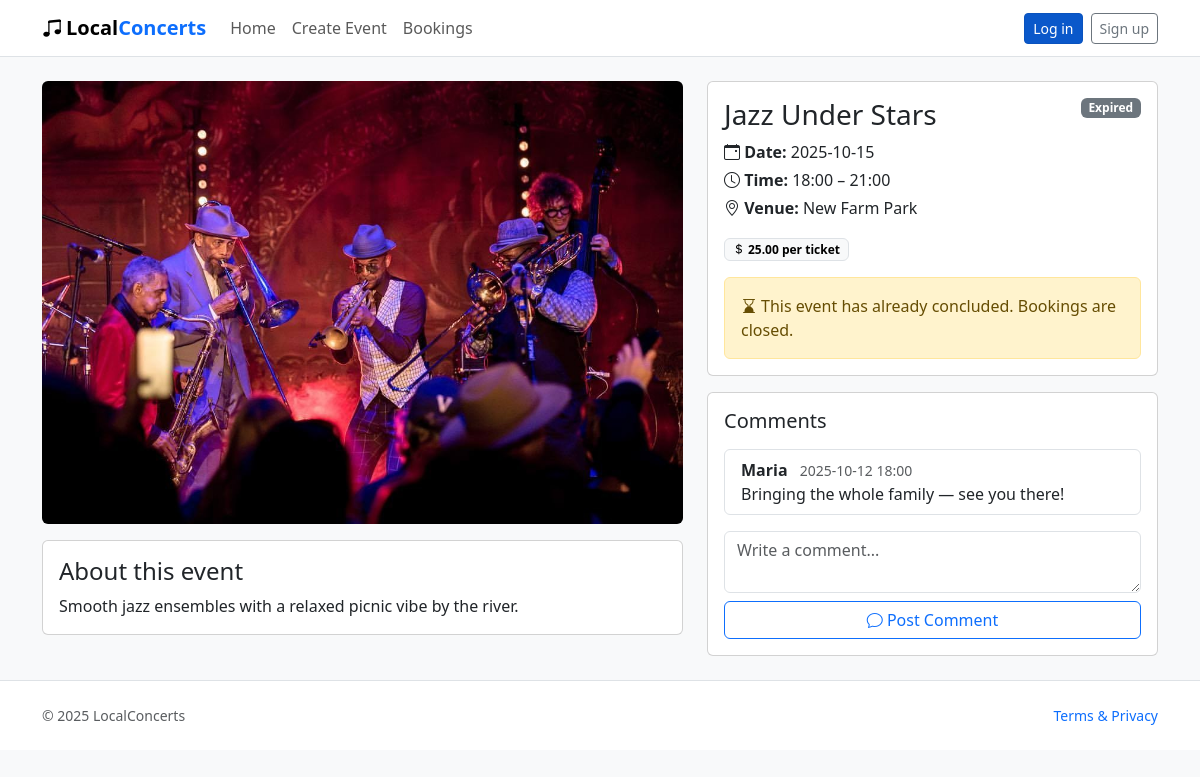
The app's page /events/2, older data.
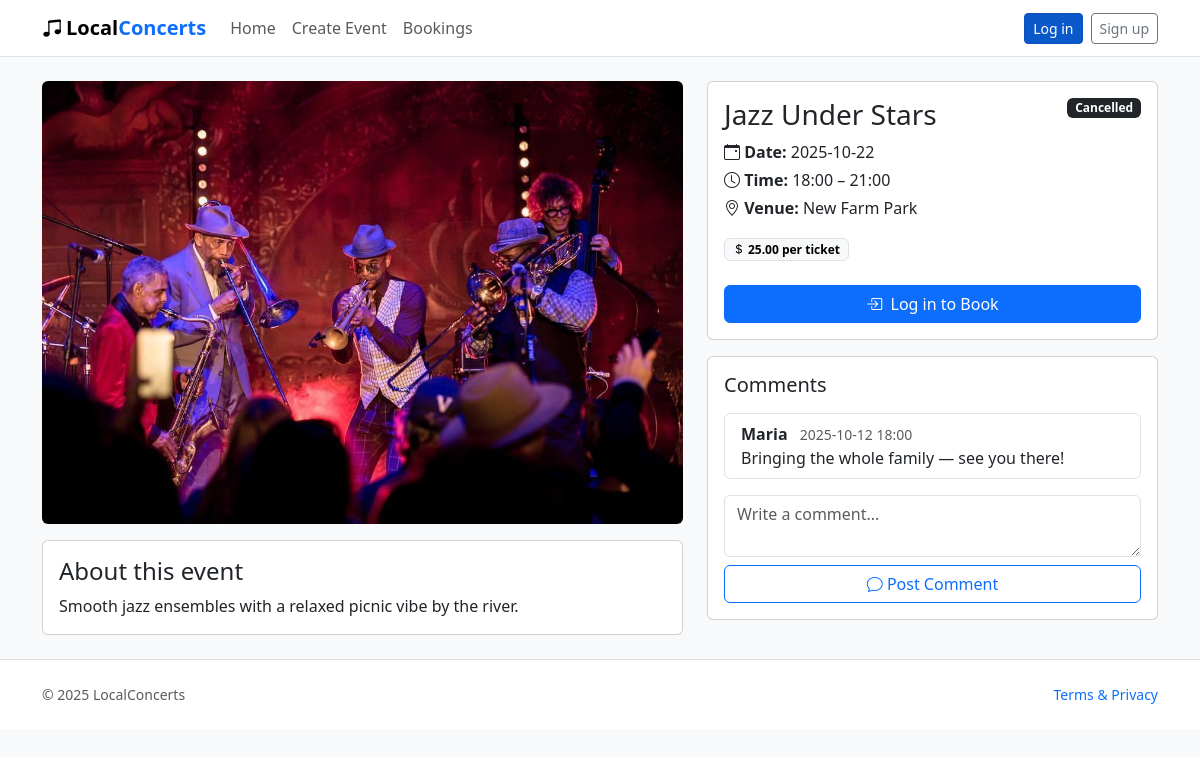
The same page, newer data.
### website/models.py (models this page shows)
class Event(db.Model):
    id = db.Column(db.Integer, primary_key=True)
    title = db.Column(db.String(150), nullable=False)
    venue = db.Column(db.String(150), nullable=False)
    description = db.Column(db.Text, nullable=False)
    start_time = db.Column(db.DateTime, nullable=False)
    end_time = db.Column(db.DateTime, nullable=False)
    price = db.Column(db.Numeric(10, 2), nullable=False, default=0)
    status = db.Column(db.String(40), nullable=False, default='Open')
    category = db.Column(db.String(60))
    image_url = db.Column(db.String(255))
    comments = db.relationship('Comment', back_populates='event', cascade='all, delete-orphan')
    orders = db.relationship('Order', back_populates='event', cascade='all, delete-orphan')
    @property
    def is_expired(self) -> bool:
        reference = self.end_time or self.start_time
        if reference is None:
            return False
        return reference < datetime.utcnow()
    @property
    def display_status(self) -> str:
        base_status = (self.status or '').strip()
        if self.is_expired and base_status.lower() not in {'cancelled', 'expired'}:
            return 'Expired'
        return base_status or 'Open'

class Comment(db.Model):
    id = db.Column(db.Integer, primary_key=True)
    body = db.Column(db.Text, nullable=False)
    created_at = db.Column(db.DateTime, nullable=False, default=datetime.utcnow)
    user_id = db.Column(db.Integer, db.ForeignKey('user.id'), nullable=False)
    event_id = db.Column(db.Integer, db.ForeignKey('event.id'), nullable=False)
    user = db.relationship('User', back_populates='comments')
    event = db.relationship('Event', back_populates='comments')

class User(db.Model, UserMixin):
    id = db.Column(db.Integer, primary_key=True)
    name = db.Column(db.String(80), unique=True, nullable=False)
    email = db.Column(db.String(120), unique=True, nullable=False)
    password_hash = db.Column(db.String(255), nullable=False)
    orders = db.relationship('Order', back_populates='user', cascade='all, delete-orphan')
    comments = db.relationship('Comment', back_populates='user', cascade='all, delete-orphan')

### website/views.py (the view)
@main_bp.route('/events/<int:event_id>')
def event(event_id: int):
    event = db.session.get(Event, event_id)
    if event is None:
        abort(404)
    booking_form = BookingForm()
    image_url = event.image_url
    if image_url:
        if image_url.startswith(('http://', 'https://')):
            resolved_image_url = image_url
        else:
            normalized_path = image_url.lstrip('/')
            if normalized_path.startswith('static/'):
                normalized_path = normalized_path[len('static/'):]
            resolved_image_url = url_for('static', filename=normalized_path)
    else:
        resolved_image_url = url_for('static', filename='img/hero1.jpg')
    return render_template('event.html', event=event, event_image_url=resolved_image_url, booking_form=booking_form)

### website/forms.py
class BookingForm(FlaskForm):
    quantity = SelectField(
        "Tickets",
        choices=[(1, "1"), (2, "2"), (3, "3"), (4, "4"), (5, "5"), (6, "6"), (7, "7"), (8, "8")],
        coerce=int,
        validators=[InputRequired()],
    )
    submit = SubmitField("Book Now")

### website/templates/event.html (shortened to what this page needs)
<!doctype html>
<html lang="en">
<head>
  <link href="https://cdn.jsdelivr.net/npm/bootstrap@5.3.3/dist/css/bootstrap.min.css" rel="stylesheet"/>
  <link href="https://cdn.jsdelivr.net/npm/bootstrap-icons@1.11.3/font/bootstrap-icons.css" rel="stylesheet"/>
  <link rel="stylesheet" href="{{ url_for('static', filename='style/styles.css') }}"/>
</head>
<body>
  <nav class="navbar navbar-expand-lg bg-white border-bottom">
    <div class="container">
      <a class="navbar-brand fw-bold" href="{{ url_for('main.index') }}"><i class="bi bi-music-note-beamed me-1"></i>Local<span>Concerts</span></a>
      <div class="collapse navbar-collapse" id="navMain">
        <ul class="navbar-nav me-auto">
          <li class="nav-item"><a class="nav-link" href="{{ url_for('main.index') }}">Home</a></li>
          <li class="nav-item"><a class="nav-link" href="{{ url_for('main.create_event') }}">Create Event</a></li>
          <li class="nav-item"><a class="nav-link" href="{{ url_for('main.bookings') }}">Bookings</a></li>
        </ul>
        <div class="ms-3 d-flex align-items-center gap-2">
          {% if current_user.is_authenticated %}
            <span class="badge text-bg-success">Signed in as {{ current_user.name }}</span>
            <a class="btn btn-outline-secondary btn-sm" href="{{ url_for('auth.logout') }}">Log out</a>
          {% else %}
            <a class="btn btn-primary btn-sm{% if active_tab != 'register' %} active{% endif %}" aria-current="{{ 'page' if active_tab != 'register' else 'false' }}" href="{{ url_for('auth.login') }}">Log in</a>
            <a class="btn btn-outline-secondary btn-sm{% if active_tab == 'register' %} active{% endif %}" aria-current="{{ 'page' if active_tab == 'register' else 'false' }}" href="{{ url_for('auth.login', tab='register') }}">Sign up</a>
          {% endif %}
        </div>
      </div>
    </div>
  </nav>
  <main class="container py-4">
    <div class="row g-4">
      <div class="col-lg-7">
        <img src="{{ event_image_url }}" alt="{{ event.title }}" class="img-fluid rounded mb-3 w-100">
        <div class="card">
          <div class="card-body">
            <h4 class="card-title">About this event</h4>
            <p class="mb-0">{{ event.description }}</p>
          </div>
        </div>
      </div>
      <div class="col-lg-5">
        <div class="card">
          <div class="card-body">
            <div class="d-flex justify-content-between align-items-start mb-2">
              <h3 class="mb-0">{{ event.title }}</h3>
              {% set status_label = event.display_status %}
              {% if status_label %}
              {% set status_lower = status_label|lower %}
              {% set badge_class = 'secondary' %}
              {% if 'open' in status_lower %}
                {% set badge_class = 'success' %}
              {% elif 'sold' in status_lower %}
                {% set badge_class = 'danger' %}
              {% elif 'cancel' in status_lower %}
                {% set badge_class = 'dark' %}
              {% elif 'expired' in status_lower %}
                {% set badge_class = 'secondary' %}
              {% endif %}
              <span class="badge text-bg-{{ badge_class }}">{{ status_label }}</span>
              {% endif %}
            </div>
            <p class="mb-1"><i class="bi bi-calendar-event"></i> <strong>Date:</strong> {{ event.start_time.strftime('%Y-%m-%d') if event.start_time else 'TBA' }}</p>
            <p class="mb-1"><i class="bi bi-clock"></i> <strong>Time:</strong>
              {% if event.start_time and event.end_time %}
                {{ event.start_time.strftime('%H:%M') }} – {{ event.end_time.strftime('%H:%M') }}
              {% else %}
                TBA
              {% endif %}
            </p>
            <p class="mb-3"><i class="bi bi-geo-alt"></i> <strong>Venue:</strong> {{ event.venue }}</p>
            <div class="mb-3"><span class="badge text-bg-light border"><i class="bi bi-currency-dollar"></i> {{ '{:.2f}'.format(event.price) if event.price is not none else '0.00' }} per ticket</span></div>
            {% if event.is_expired %}
              <div class="alert alert-warning mb-0" role="alert">
                <i class="bi bi-hourglass-bottom me-1"></i>This event has already concluded. Bookings are closed.
              </div>
            {% else %}
              {% if current_user.is_authenticated %}
                <form method="post" action="{{ url_for('main.book_event', event_id=event.id) }}" class="mt-2">
                  {{ booking_form.hidden_tag() }}
                  <div class="row g-2 align-items-end">
                    <div class="col-12 col-sm-6">
                      {% set quantity_classes = 'form-select' + (' is-invalid' if booking_form.quantity.errors else '') %}
                      {{ booking_form.quantity.label(class_='form-label') }}
                      {{ booking_form.quantity(class_=quantity_classes) }}
                      {% if booking_form.quantity.errors %}
                        <div class="invalid-feedback d-block">{{ booking_form.quantity.errors[0] }}</div>
                      {% endif %}
                    </div>
                    <div class="col-12 col-sm-6">
                      <label class="form-label">Ticket Type</label>
                      <div class="form-control bg-light">General Admission</div>
                      <div class="form-text">Single-tier tickets for this prototype.</div>
                    </div>
                  </div>
                  <div class="d-grid mt-3">
                    {{ booking_form.submit(class_='btn btn-primary') }}
                  </div>
                  <div class="form-text mt-2">Your booking appears instantly in the Bookings page.</div>
                </form>
              {% else %}
                <a href="{{ url_for('auth.login', next=url_for('main.event', event_id=event.id)) }}" class="btn btn-primary w-100 mt-2">
                  <i class="bi bi-box-arrow-in-right me-1"></i> Log in to Book
                </a>
              {% endif %}
            {% endif %}
          </div>
        </div>
        <div class="card mt-3">
          <div class="card-body">
            <h5 class="card-title mb-3">Comments</h5>
            <ul class="list-group mb-3">
              {% set ordered_comments = event.comments | sort(attribute='created_at', reverse=True) %}
              {% if ordered_comments %}
                {% for comment in ordered_comments %}
                  <li class="list-group-item">
                    <strong>{{ comment.user.name if comment.user else 'Guest' }}</strong>
                    <small class="text-muted ms-2">{{ comment.created_at.strftime('%Y-%m-%d %H:%M') if comment.created_at else '' }}</small>
                    <div>{{ comment.body }}</div>
                  </li>
                {% endfor %}
              {% else %}
                <li class="list-group-item text-muted">No comments yet.</li>
              {% endif %}
            </ul>
            <form class="d-grid gap-2" action="#">
              <textarea class="form-control" rows="2" placeholder="Write a comment..." required></textarea>
              <button class="btn btn-outline-primary" type="submit"><i class="bi bi-chat"></i> Post Comment</button>
              </form>
          </div>
        </div>
      </div>
    </div>
  </main>
  <footer class="py-4 bg-white border-top">
    <div class="container d-flex justify-content-between align-items-center">
      <span class="text-muted small">&copy; <span>2025</span> LocalConcerts</span>
      <a class="small text-decoration-none" href="#">Terms & Privacy</a>
    </div>
  </footer>
</body>
</html>

### website/static/style/styles.css (style rules this page uses)
:root { --brand-accent: #0d6efd; }
body { background: #f8f9fa; }
.navbar-brand span { color: var(--brand-accent); font-weight: 700; }

Row changes from the older to the newer data that the page shows:
changed Event "Jazz Under Stars": status (not shown) → "Cancelled"; start_time "2025-10-15" → "2025-10-22"
Text that changed along with them:
{{ status_label }}: "Expired" → (not shown)
text no longer shown: "This event has already concluded. Bookings are closed."
text now shown: "Log in to Book"
